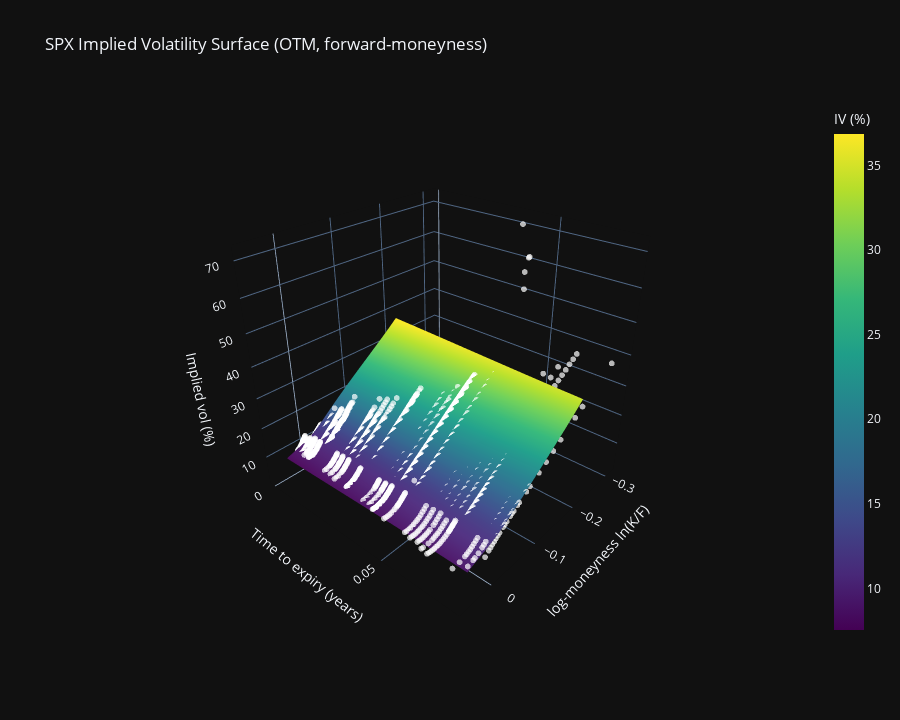

Notebook code for this chart:
### Code cell
fig = spx_surface.plot(
    title="SPX Implied Volatility Surface (OTM, forward-moneyness)",
    interpolate=True
)
fig.show()

### Figure 1 — Plotly figure (JSON) as saved in the notebook; plotly's stock layout.template omitted (floating-point values rounded to 4 significant figures; data arrays with more than 128 entries replaced by an {"elided": "..."} marker saying what was removed)
{"data": [{"colorbar": {"title": {"text": "IV (%)"}}, "colorscale": [[0, "#440154"], [0.1111, "#482878"], [0.2222, "#3e4989"], [0.3333, "#31688e"], [0.4444, "#26828e"], [0.5556, "#1f9e89"], [0.6667, "#35b779"], [0.7778, "#6ece58"], [0.8889, "#b5de2b"], [1, "#fde725"]], "hovertemplate": "ln(K/F): %{x:.3f}<br>T: %{y:.3f}y<br>IV: %{z:.2f}%<extra></extra>", "type": "surface", "x": {"elided": "60x60 float values"}, "y": {"elided": "60x60 float values"}, "z": {"elided": "60x60 float values"}}, {"hovertemplate": "ln(K/F): %{x:.3f}<br>T: %{y:.3f}y<br>IV: %{z:.2f}%<extra></extra>", "marker": {"color": "white", "opacity": 0.7, "size": 2}, "mode": "markers", "name": "OTM quotes", "type": "scatter3d", "x": {"elided": "2000 float values"}, "y": {"elided": "2000 float values"}, "z": {"elided": "2000 float values"}}], "layout": {"height": 720, "scene": {"camera": {"eye": {"x": 1.6, "y": 1.4, "z": 1.2}}, "xaxis": {"title": {"text": "log-moneyness ln(K/F)"}}, "yaxis": {"title": {"text": "Time to expiry (years)"}}, "zaxis": {"title": {"text": "Implied vol (%)"}}}, "title": {"text": "SPX Implied Volatility Surface (OTM, forward-moneyness)"}}}
